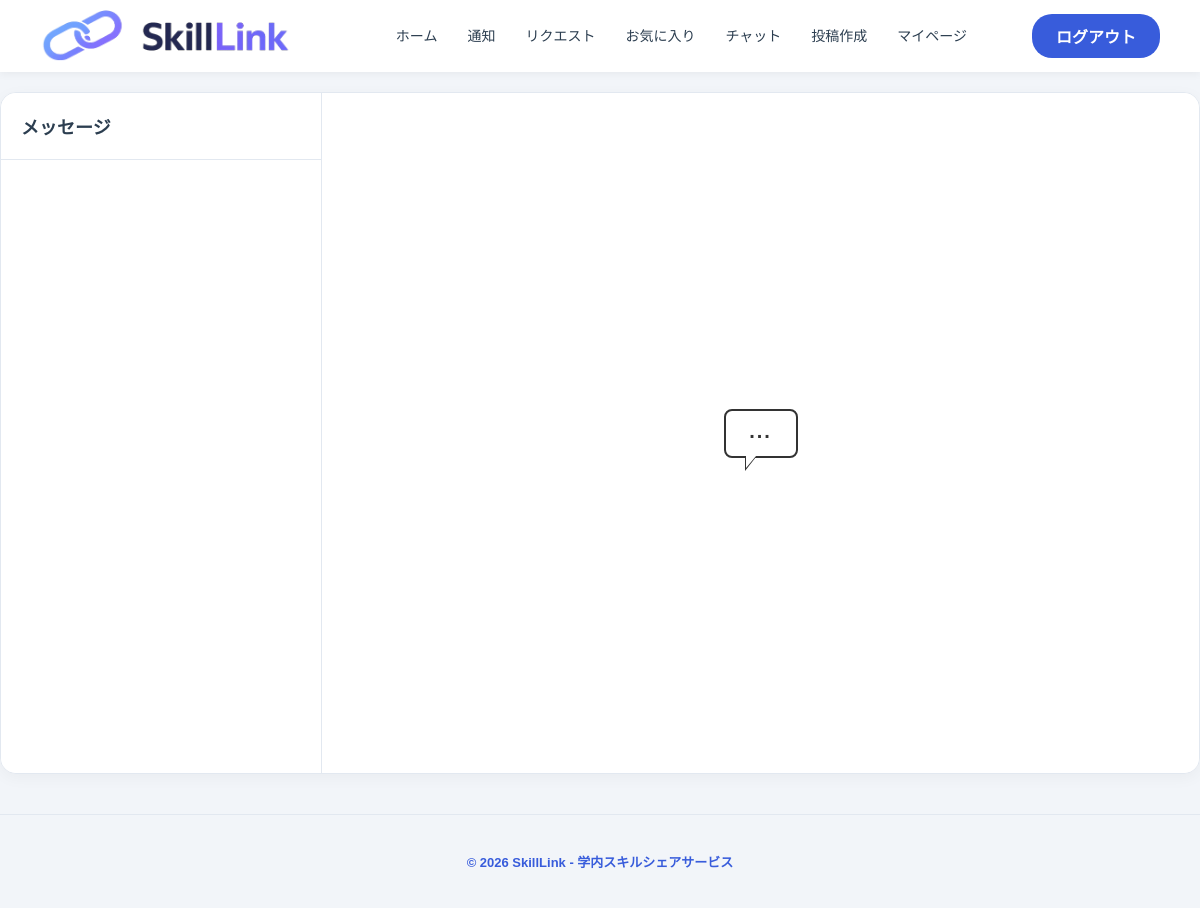
Before: /chat (signed in) with the older database file.
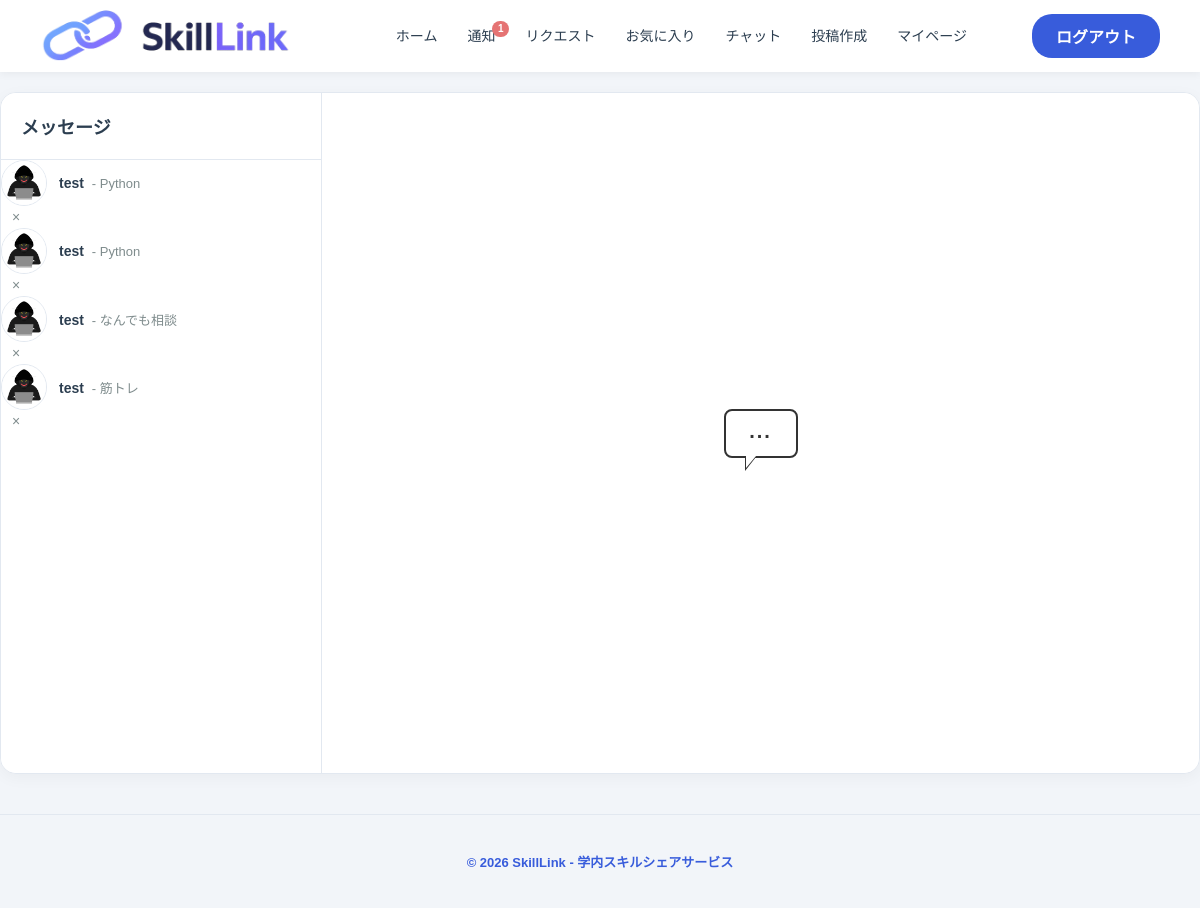
After: the same page with the newer database file.
### tables this page shows
CREATE TABLE room_members (
        room_id INTEGER,
        user_id INTEGER,
        PRIMARY KEY (room_id, user_id),
        FOREIGN KEY (room_id) REFERENCES rooms(room_id),
        FOREIGN KEY (user_id) REFERENCES users(user_id));

CREATE TABLE users (user_id INTEGER PRIMARY KEY AUTOINCREMENT,
        name TEXT NOT NULL UNIQUE, email TEXT NOT NULL UNIQUE, password TEXT NOT NULL, grade TEXT NOT NULL, department TEXT NOT NULL,
        introduction TEXT, icon_path TEXT);

CREATE TABLE skills (skill_id INTEGER PRIMARY KEY AUTOINCREMENT, skill_name TEXT NOT NULL, category_id INTEGER NOT NULL , FOREIGN KEY(category_id) REFERENCES categories(category_id), UNIQUE (skill_name, category_id));

### routes/chat.py (the view)
@chat.route('/chat', methods=['GET', 'POST'])
@chat.route('/chat', methods=['GET', 'POST'])
def chat_hub():
    user_id = session.get('user_id')
    if not user_id:
        return redirect('/login')
    session['room'] = None
    session.modified = True
    db = get_db()
    user_row = db.execute(
        'SELECT name FROM users WHERE user_id = ?', (user_id,)
    ).fetchone()
    name = user_row['name'] if user_row else session.get('name', 'User')
    chat_rooms_rows = db.execute(
        """
        SELECT
            rm1.room_id AS room_token,
            u.name AS user_name,
            u.icon_path,
            s.skill_name
        FROM room_members rm1
        JOIN room_members rm2 ON rm1.room_id = rm2.room_id AND rm1.user_id != rm2.user_id
        JOIN users u ON rm2.user_id = u.user_id
        LEFT JOIN rooms r ON rm1.room_id = r.room_id
        LEFT JOIN skills s ON r.skill_id = s.skill_id
        WHERE rm1.user_id = ? AND rm1.hidden = 0
    """,
        (user_id,),
    ).fetchall()
    chat_rooms = []
    for row in chat_rooms_rows:
        chat_rooms.append({
            'room_token': str(row['room_token']),
            'user_name': row['user_name'],
            'icon_path': row['icon_path'],
            'skill_name': row['skill_name'] if row['skill_name'] else '',
        })
    return render_template(
        'chat.html',
        name=name,
        chat_rooms=chat_rooms,
        room=None,
        chats=[],
        user_id=user_id,
        req_row=None,
        is_reviewed=False,
    )

### app.py (called while the page is built)
@app.after_request
def add_header(response):
    response.headers['Cache-Control'] = 'no-store, no-cache, must-revalidate, post-check=0, pre-check=0, max-age=0'
    response.headers['Pragma'] = 'no-cache'
    response.headers['Expires'] = '0'
    return response

@app.context_processor
def inject_unread_notifications():
    if 'user_id' in session:
        db = get_db()
        count = db.execute(
            "SELECT COUNT(*) FROM notifications WHERE user_id = ? AND is_read = 0",
            (session['user_id'],)
        ).fetchone()[0]
        return {'unread_notifications': count}
    return {'unread_notifications': 0}

### routes/auth.py (called while the page is built)
def connect_db():
    rv = sqlite3.connect(DATABASE, timeout=20.0)
    rv.row_factory = sqlite3.Row  # カラム名でのデータ取得を可能にする設定
    return rv

def get_db():
    if not hasattr(g, 'sqlite_db'):
        g.sqlite_db = connect_db()
    return g.sqlite_db

### templates/chat.html (shortened to what the changed rows need)
<!DOCTYPE html>
<html lang="ja">
<head>
    <link rel="stylesheet" href="{{ url_for('static', filename='css/header.css') }}">
    <link rel="stylesheet" href="{{ url_for('static', filename='css/variables.css') }}">
    <link rel="stylesheet" href="{{ url_for('static', filename='css/footer.css') }}">
    <link rel="stylesheet" href="{{ url_for('static', filename='css/live_chat.css') }}">
</head>
<body>
    {% include 'header.html' %}
    <div class="chat-container">
        <div class="chat-sidebar">
            <div class="chat-list">
                {% for room_item in chat_rooms %}
                    <div class="chat-item-wrapper {% if room_item.room_token == room %}active{% endif %}">
                        <a href="{{ url_for('chat.chat_room', room_id=room_item.room_token) }}" class="chat-item">
                            <img src="{{ url_for('static', filename='uploads/' + room_item.icon_path if room_item.icon_path else 'img/test.png') }}" class="chat-avatar" alt="ユーザーアイコン">
                            <div class="chat-info">
                                <div class="chat-name-skill">
                                    <span class="user-name">{{ room_item.user_name }}</span>
                                    <span class="skill-name">{% if room_item.skill_name %}- {{ room_item.skill_name }}{% endif %}</span>
                                </div>
                            </div>
                        </a>
                        <form action="{{ url_for('chat.close_room', room_id=room_item.room_token) }}" method="POST"
                              onsubmit="return confirm('このチャットを閉じますか？（履歴は消えず、リクエスト画面や通知からまた開けます）');">
                            <button type="submit" class="chat-item-close" title="閉じる">×</button>
                        </form>
                    </div>
                {% endfor %}
            </div>
        </div>
    </div>
    {% set my_completed = req_row and ((req_row.requester_id == user_id and req_row.requester_completed) or (req_row.receiver_id == user_id and req_row.receiver_completed)) %}
</body>
</html>

Changed rows visible on the page:
now on this page (row edited): room_members: icon_path (picture), user_name "test", skill_name "Python"
added room_members: icon_path (picture), user_name "test", skill_name "Python"
added room_members: icon_path (picture), user_name "test", skill_name "なんでも相談"
added room_members: icon_path (picture), user_name "test", skill_name "筋トレ"
Other visible differences:
{{ unread_notifications }}: (not shown) → "1"
